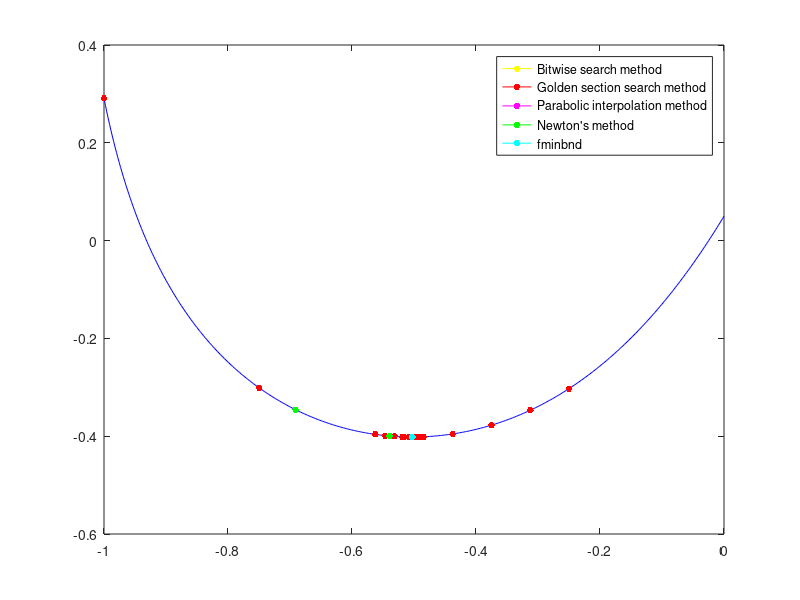

Write the MATLAB code that produced this figure.
function lab0
clc;

a = -1;
b = 0;

eps = 10^(-6);

is_debug = true;
gold_iterations = 1;

fprintf('MINIMUM SEARCH\n');
fplot(@(x) funk(x), [a, b], 'Color', 'b');
hold on;

fprintf('BIT SEARCH METHOD\n');
[x, y] = bitwise_search_minimization(a, b, eps, is_debug, @funk);
p1 = plot(x, y, 'Marker', '.', 'Color', 'y', 'MarkerSize', 15);

fprintf('\nGOLDEN RATIO METHOD\n');
[x, y] = gold_ratio_minimization(a, b, eps, is_debug, @funk);
p2 = plot(x, y, 'Marker', '.', 'Color', 'r', 'MarkerSize', 15);

fprintf('\nPARABOLIC INTERPOLATION METHOD\n');
[x, y] = parabolic_minimization(a, b, eps, is_debug, gold_iterations, @funk);
p3 = plot(x, y, 'Marker', '.', 'Color', 'm', 'MarkerSize', 15);

fprintf('\nNEWTON''S METHOD\n');
[x, y] = newton_minimization(a, b, eps, is_debug, gold_iterations, @funk);
p4 = plot(x, y, 'Marker', '.', 'Color', 'g', 'MarkerSize', 15);

fprintf('\nFMINBIND\n');
[x, fval, ~, output] = fminbnd(@(x) funk(x), a, b);
fprintf('Number of iterations: %d\n', output.iterations);
fprintf('Minimum point: (%7.5f, %7.5f)\n', x, fval);
p5 = plot(x, funk(x), 'Marker', '.', 'Color', 'c', 'MarkerSize', 15);

legend([p1 p2 p3 p4 p5], ...
    {'Bitwise search method', 'Golden section search method', ...
    'Parabolic interpolation method', 'Newton''s method', 'fminbnd'}, ...
    'Location', 'northeast');

hold off;
end

function y = funk(x)
y = sin((-x*x*x*x - 4*x*x*x - 8*x*x -7*x + 1)/sqrt(11)) - 1;
y = y + log10((4*x*x*x*x*x - 4*sqrt(10)*x*x*x*x + 8*x*x*x + 5*x*x - 5*sqrt(10)*x + 9)/(x*x - sqrt(10)*x + 2));
y = -y;
end

% Golden ratio method for initial approximation
function [w, e] = golden_iter(a, b, iterations, func)
t = (sqrt(5) - 1)/2;
l = b - a;

x1 = b - t*l;
x2 = a + t*l;
f1 = func(x1);
f2 = func(x2);

for j = 1:iterations
    if (f1 > f2)
        a = x1;
        l = b - a;
        x1 = x2;
        f1 = f2;
        x2 = a + t*l;
        f2 = func(x2);
    else
        b = x2;
        l = b - a;
        x2 = x1;
        f2 = f1;
        x1 = b - t*l;
        f1 = func(x1);
    end
end

w = a;
e = b;
end

function f = det(f1, f2, f3, eps)
    f = (-3*f1+4*f2-f3)/2/eps;
end

function f = double_det(f1, f2, f3, eps)
    f = (f3-2*f2+f1)/eps/eps;
end

% Newton's method
function [x, df] = newton_minimization(a, b, eps, is_debug, gold_iterations, func)
[w, e] = golden_iter(a, b, gold_iterations, func);
x = (w + e)/2;

f1 = func(x-eps);
f2 = func(x);
f3 = func(x+eps);
df = det(f1, f2, f3, eps);

iteration = 1;
while (abs(df) > eps)
    if (is_debug)
        fprintf('Iteration no.%d: (%7.5f, %7.5f)\n', iteration, x, f2);
        plot(x, f2, 'Marker', '.', 'Color', 'g', 'MarkerSize', 15);
    end
    iteration = iteration + 1;

    ddf = double_det(f1, f2, f3, eps);
    x = x - df/ddf;
    
    f1 = func(x-eps);
    f2 = func(x);
    f3 = func(x+eps);
    df = det(f1, f2, f3, eps);
end

df = func(x);
fprintf('Minimum point: (%7.5f, %7.5f)\n', x, df);
end

function [x, f] = parabolic_minimization(a, b, eps, is_debug, gold, func)
[w, e] = golden_iter(a, b, gold, func);

x1 = w;
x2 = (w + e)/2;
x3 = e;

f1 = func(x1);
f2 = func(x2);
f3 = func(x3);

a1 = (f2 - f1)/(x2 - x1);
a2 = ((f3 - f1)/(x3 - x1) - (f2 - f1)/(x2 - x1))/(x3 - x2);
x = (x1 + x2 - a1/a2)/2;
f = func(x);

l = true;
iteration = 1;
while (l)
    if (is_debug)
        fprintf('Iteration no.%d: [%7.5f, %7.5f]\n', iteration, x1, x3);
        plot(x2, f2, 'Marker', '.', 'Color', 'r', 'MarkerSize', 15);
    end
    iteration = iteration + 1;
    
    xs = x;
    if (x < x2)
        if (f > f2)
            x1 = x;
            f1 = f;
        else
            x3 = x2;
            f3 = f2;
            x2 = x;
            f2 = f;
        end
    else
        if (f >= f2)
            x3 = x;
            f3 = f;
        else
            x1 = x2;
            f1 = f2;
            x2 = x;
            f2 = f;
        end
    end
    
    a1 = (f2 - f1)/(x2 - x1);
    a2 = ((f3 - f1)/(x3 - x1) - (f2 - f1)/(x2 - x1))/(x3 - x2);
    x = (x1 + x2 - a1/a2)/2;
    f = func(x);
    l = (abs(x - xs) > eps);
end

fprintf('Minimum point: (%7.5f, %7.5f)\n', x, f);
end

% Golden section search method
function [x, f] = gold_ratio_minimization(a, b, eps, is_debug, func)
t = (sqrt(5) - 1)/2;
l = b - a;

x1 = b - t*l;
x2 = a + t*l;
f1 = func(x1);
f2 = func(x2);

iteration = 1;
while (l > 2*eps)
    if (is_debug)
        fprintf('Iteration no.%d: [%7.5f, %7.5f]\n', iteration, a, b);
    end
    iteration = iteration + 1;
    
    if (f1 > f2)
        a = x1;
        l = b - a;
        x1 = x2;
        f1 = f2;
        x2 = a + t*l;
        f2 = func(x2);
    else
        b = x2;
        l = b - a;
        x2 = x1;
        f2 = f1;
        x1 = b - t*l;
        f1 = func(x1);
    end
end

x = (a + b)/2;
f = func(x);
fprintf('Minimum point: (%7.5f, %7.5f)\n', x, f);
end

% Bitwise search method
function [x, f] = bitwise_search_minimization(a, b, eps, is_debug, func)
s = (b - a)/4;
x0 = a;
f0 = func(x0);

l = true;
iteration = 1;
while (l)
    if (is_debug)
        fprintf('Iteration no.%d: (%7.5f, %7.5f)\n', iteration, x0, f0);
        plot(x0, f0, 'Marker', '.', 'Color', 'r', 'MarkerSize', 15);
    end
    iteration = iteration + 1;
    
    x1 = x0 + s;
    f1 = func(x1);
    if (f0 > f1)
        x0 = x1;
        f0 = f1;
        if (x0 > a && x0 < b)
            continue;
        end
    end
    if (abs(s) <= eps)
        l = false;
    else
        x0 = x1;
        f0 = f1;
        s = -s/4;
    end
end

x = x0;
f = f0;
fprintf('Minimum point: (%7.5f, %7.5f)\n', x, f);
end